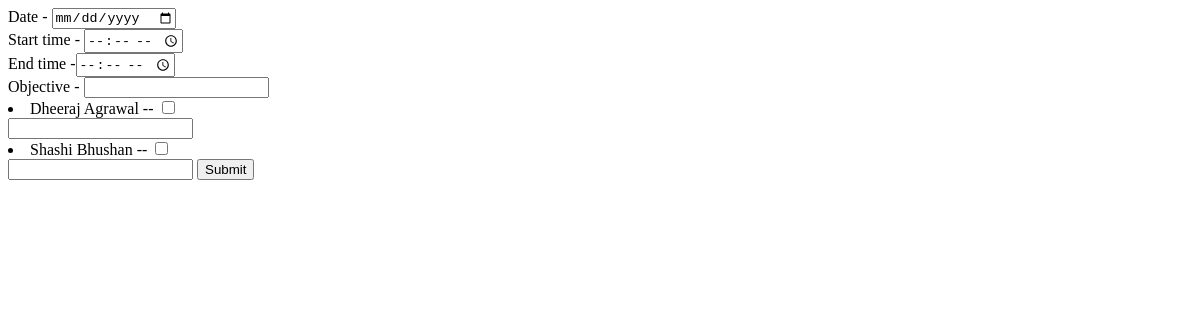
/logbook/add/, run on an earlier commit of the app's database.
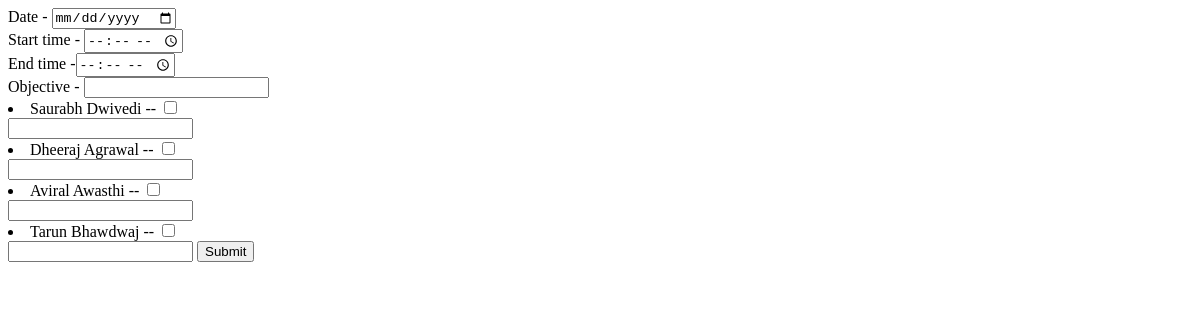
And on a later commit of the database.
### logbook_2/models.py (models this page shows)
class Students(models.Model):
    name = models.CharField(max_length=100)
    id = models.IntegerField(primary_key=True)

### logbook_2/views.py (the view)
def new_entry(request):
    if(request.method == "POST"):
        dt= request.POST['dt']
        st = request.POST['st']
        et = request.POST['et']
        objjective = request.POST['obj']
        entry = MeetingDetails(date=dt,start_time=st,end_time=et,today_objective=objjective)
        entry.save()
        st = Students.objects.all()
        for s in st:
            idq = str(s.id)
            if(request.POST.get(idq,"Not present") == "on"):
                sq = "ob"+idq
                ob = request.POST[sq]
                student=StudDetails(name=s,objective=ob,present=True,date=dt)
                student.save()
            else:
                student = StudDetails(name=s, objective="Not present", present=False, date=dt)
                student.save()
        return HttpResponseRedirect("/logbook/")
    else:
        students = Students.objects.all()
        return render(request,'logbook_2/add.html',{'students':students})

### logbook_2/templates/logbook_2/add.html (shortened to what this page needs)
<!DOCTYPE html>
<html lang="en">
<head>
</head>
<body>
<form action="{% url 'new_entry' %}" method="POST">{% csrf_token %}
   Date - <input type="date" name="dt"> <br>
   Start time - <input type="time" name = "st" > <br>
    End time -<input type="time" name = "et" > <br>
    Objective - <input type="text" name ="obj"> <br>
     {% for stud in students%}
    <li>{{  stud.name  }} --
        <input type="checkbox" name={{ stud.id }}> </li>
         <input type="text" name= "ob{{stud.id  }}">
    {%  endfor %}
<input type="submit">
</form>
</body>
</html>

What changed in the data, as far as the page shows it:
removed Students: name "Shashi Bhushan"
added Students: name "Saurabh Dwivedi"
added Students: name "Aviral Awasthi"
added Students: name "Tarun Bhawdwaj"
